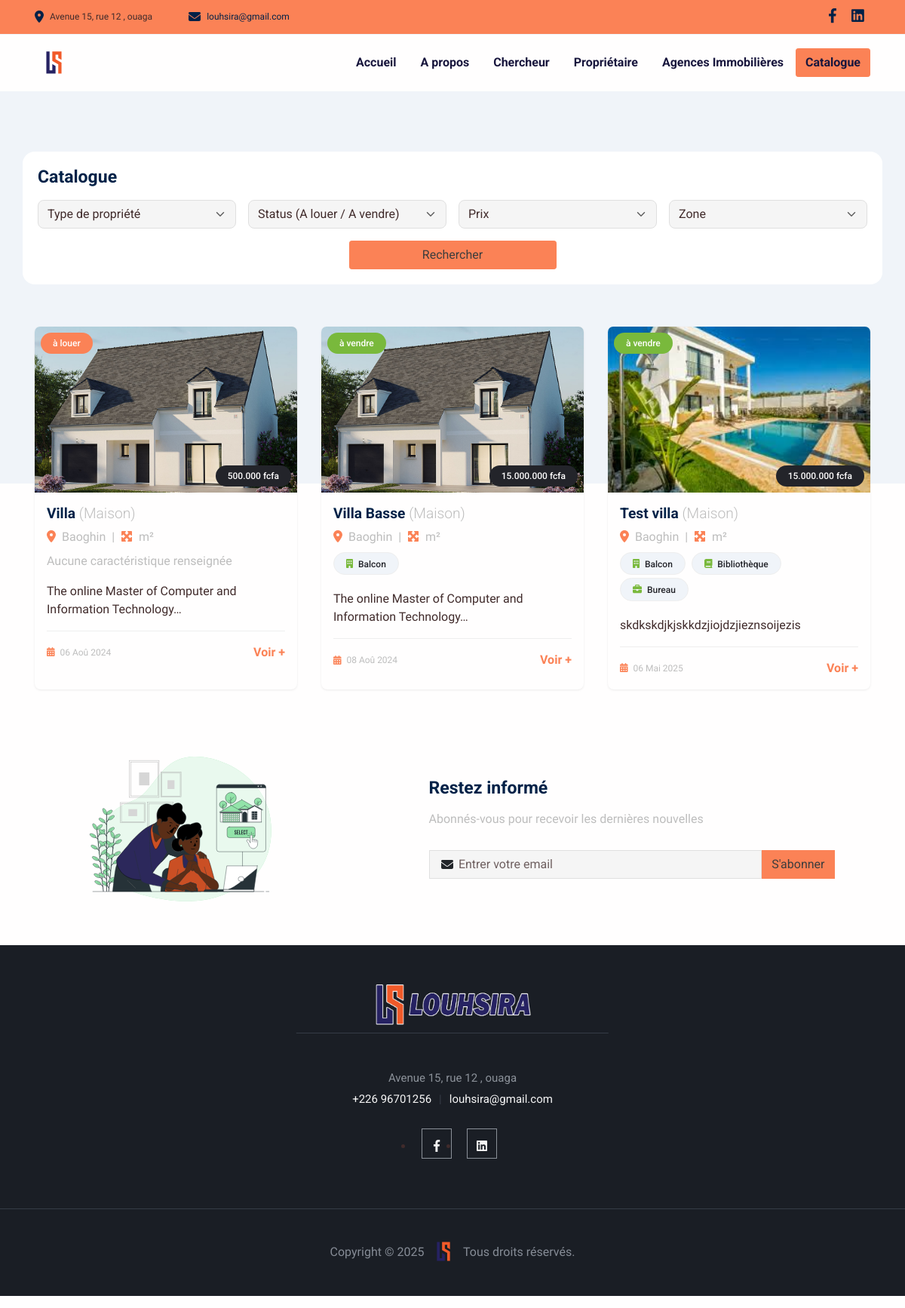
Page /catalogue on the committed database.
### app/models.py (models this page shows, shortened)
class Convention(models.Model):
    created_at = models.DateTimeField(auto_now=False, auto_now_add=True)
    update_at = models.DateTimeField(auto_now=True, auto_now_add=False)
    publish = models.BooleanField(default=False)
    class Meta:
        abstract = True

class configuration(Convention):
    name = models.CharField(max_length = 150, blank=True, null=True)
    vendor_title = models.CharField(max_length = 150, blank=True, null=True)
    location_title = models.CharField(max_length = 150, blank=True, null=True)
    about_title = models.CharField(max_length = 150, blank=True, null=True)
    why_choose_title = models.CharField(max_length = 150, blank=True, null=True)
    newsletter_title = models.CharField(max_length = 150, blank=True, null=True)
    louhsira_email = models.EmailField(max_length=254, blank=True, null=True, default="louhsira@gmail.com")
    louhsira_phone = models.CharField(max_length = 150, blank=True, null=True, default="+226 96701256")
    louhsira_address = models.CharField(max_length = 150, blank=True, null=True, default="Avenue 15, rue 12 , ouaga")
    newsletter_text = models.TextField()
    newsletter_picture = models.FileField(upload_to=LOGO_SITE_PATH, max_length = 100)
    copy_right = models.CharField(max_length = 150, blank=True, null=True)
    logo = models.FileField(upload_to=LOGO_SITE_PATH , max_length = 100, blank=True, null=True)
    logo2 = models.FileField(upload_to=LOGO_SITE_PATH , max_length = 100, blank=True, null=True)
    class Meta:
        verbose_name = "Configuration du site"
        verbose_name_plural = "Configuration du site"

class Social(Convention):
    name = models.CharField(max_length=150, blank=True, null=True)
    icon = models.CharField(max_length=150, blank=True, null=True)
    link = models.URLField(max_length = 200)
    class Meta:
        verbose_name = "Réseaux Social"
        verbose_name_plural = "Réseaux Sociaux"

### propriete/models.py (models this page shows, shortened)
class Proprietes(Convention):
    titre_annonce = models.CharField(max_length=220, blank=True, null=True)
    proprietaire = models.CharField(max_length=220, blank=True, null=True)
    proprietaire_contact = models.CharField(max_length=220, blank=True, null=True)
    type_propriete = models.ForeignKey(TypePropriete, on_delete=models.DO_NOTHING, related_name="type_propriete_related")
    prix_propriete = models.CharField(max_length=220, blank=True, null=True)
    adresse_propriete = models.CharField(max_length=220, blank=True, null=True)
    localite = models.ForeignKey(Localite, on_delete=models.DO_NOTHING, related_name="localite_propriete")
    annee_construction = models.DateField(auto_now=False, auto_now_add=False)
    nbre_chambre = models.IntegerField()
    nbre_salle_bain = models.IntegerField()
    description = HTMLField()
    status = models.CharField(max_length=15, choices=STATUS_CHOICES)
    caracteristique_speciale = models.ManyToManyField(CaracteristiqueMaison)
    pictures = models.ManyToManyField(Photo)
    @property
    def is_new(self):
        return self.created_at >= timezone.now() - timedelta(days=7)
    class Meta:
        verbose_name = 'Les Propriétés'
        verbose_name_plural = 'Les Propriétés'

class Photo(Convention):
    title = models.CharField(max_length=220, blank=True, null=True)
    picture = models.FileField(upload_to=PICTURE_PATH, max_length = 200, blank=True, null=True)
    class Meta:
        verbose_name = 'Photo des Proprietes'
        verbose_name_plural = 'Photo des Proprietes'

class TypePropriete(Convention):
    libele =  models.CharField(max_length=200, blank=True, null=True)
    description = models.TextField(blank=True, null=True)
    class Meta:
        verbose_name = "Type de Propriété"
        verbose_name_plural = "Type de Propriétés"
    def __str__(self):
        return self.libele

class Localite(Convention):
    name = models.CharField(max_length=150, blank=True, null=True)
    longitude =  models.CharField(max_length=150, blank=True, null=True)
    laltitude =  models.CharField(max_length=150, blank=True, null=True)
    class Meta:
        verbose_name = "Localité"
        verbose_name_plural = "Localités"
    def __str__(self):
        return self.name

class CaracteristiqueMaison(Convention):
    libele = models.CharField(max_length=220, blank=True, null=True)
    class Meta:
        verbose_name = "Caratéristiques des Maisons"
        verbose_name_plural = "Caratéristiques des Maisons"

### app/views.py (the view, shortened to what this page needs)
# urls.py: path('catalogue', catalogue, name="catalogue"),
def catalogue(request):
    get_all__properties = get_all_properties({'publish': True, })
    get_socials = get_social({'publish':True})
    get_configs = get_config({'publish':True})
    get_localites = get_localite({'publish':True})
    get_type_proprietes = get_all_type_propriete({'publish':True})
    template_name = "app/layout/catalogue.html"
    context = {
        'page': "LOUSHIRA | Catalogue",
        'get_socials': get_socials,
        'get_configs': get_configs,
        'get_all__properties': get_all__properties,
        'get_localites': get_localites,
        'get_type_proprietes': get_type_proprietes
    }
    return render(request, template_name, context)

### templates/app/layout/catalogue.html (shortened to what this page needs)
{% extends "app/base/base.html" %}
{% load static %}
{% load custom_tags %}
{% block content %}
      <section class="pb-11 pt-7 bg-600">
        <div class="container">
          <div class="row">
            <div class="col-12" style="background:#fff;border-radius: 1rem;padding:20px;">
              <h1 class="fs-2 mb-3 fw-bold">Catalogue</h1>
              <form method="get" action="/catalogue" class="row g-3">
                <div class="col-sm-6 col-md-3">
                  <select class="form-select" id="inputCategories" name="type_propriete">
                    <option selected="selected">Type de propriété</option>
                </select>
                </div>
                <div class="col-sm-6 col-md-3">
                  <select class="form-select" id="inputLevel" name="status">
                    <option selected="selected">Status (A louer / A vendre)</option>
                  </select>
                </div>
                <div class="col-sm-6 col-md-3">
                  <select class="form-select" id="inputLanguage" name="prix_propriete">
                    <option selected="selected">Prix</option>
                  </select>
                </div>
                <div class="col-sm-6 col-md-3">
                  <select class="form-select" id="inputInstructor" name="localite">
                    <option selected="selected">Zone </option>
                  </select>
                </div>
                <div class="col-12 z-index-2 d-flex justify-content-center">
                    <button class="btn btn-primary" type="submit" style="width:25%;">Rechercher</button>
                </div>
              </form>
            </div>
          </div>
        </div><br/>
      </section>
      <section class="pb-0" style="margin-top:-17rem">
        <div class="container">
          <div class="row">
                {% for house in get_all__properties %}
                <div class="col-md-4 mb-4">
                  <div class="card h-100 border-0 property-card">
                    <div class="position-relative">
                      <img src="{{ house.pictures.all.first.picture.url }}" class="card-img-top" alt="{{ house.titre_annonce }}" style="height:220px;object-fit: cover;object-position: center;">
                      {% if house.status == "à vendre" %}
                        <span class="badge bg-success position-absolute top-0 start-0 m-2  rounded-pill px-3 py-2" style="font-size: 0.75rem;">{{ house.status }}</span>
                      {% else %}
                        <span class="badge bg-warning position-absolute top-0 start-0 m-2  rounded-pill px-3 py-2" style="font-size: 0.75rem;">{{ house.status }}</span>
                      {% endif %}
                      <span class="badge bg-dark position-absolute bottom-0 end-0 m-2  rounded-pill px-3 py-2" style="font-size: 0.75rem;">
                        {{ house.prix_propriete }}
                      </span>
                    </div>
                    <div class="card-body">
                      <h5 class="card-title fw-bold mb-2">{{ house.titre_annonce }}  <span class="text-muted fw-light">({{house.type_propriete}})</span></h5>
                      <p class="mb-1 text-muted">
                        <i class="fa-solid fa-location-dot text-primary me-1"></i> {{ house.localite }}
                        &nbsp;|&nbsp;
                        <i class="fa-solid fa-maximize text-primary me-1"></i> {{ house.surface_habitable }} m²
                      </p>
                      <div class="mt-2">
                        {% for carac in house.caracteristique_speciale.all %}
                          <span class="badge bg-light text-dark border me-1 mb-1 rounded-pill px-3 py-2" style="font-size: 0.75rem;">
                            <i class="fa-solid {{ carac.libele|icone_caracteristique }} text-success me-1"></i> {{ carac.libele }}
                          </span>
                        {% empty %}
                          <span class="text-muted">Aucune caractéristique renseignée</span>
                        {% endfor %}
                      </div>
                      <p class="card-text mt-2">{{ house.description|truncatechars:60|safe }}</p>
                      <hr>
                      <div class="d-flex justify-content-between align-items-center">
                        <small class="text-muted">
                          <i class="fa-solid fa-calendar-days text-primary me-1"></i>
                          {{ house.created_at|date:"d M Y" }}
                        </small>
                        <a href="{% url 'home-detail-index' house.id %}" class="text-primary fw-bold text-decoration-none">
                          Voir +
                        </a>
                      </div>
                    </div>
                  </div>
                </div>
              {% endfor %}
          </div>
        </div>
        <j
      </section>
{% include "app/includes/_email_sub.html" %}
{% endblock %}

### templates/app/base/base.html (shortened to what this page needs)
{% load static %}
<!DOCTYPE html>
<html lang="en-US" dir="ltr">
  <head>
    <link href="{% static 'app/assets/css/select2-bootstrap-5-theme.min.css' %}" rel="stylesheet" />
    <link href="{% static 'app/assets/css/theme.css' %}" rel="stylesheet" />
    <link href="{% static 'app/assets/css/style.css' %}" rel="stylesheet" />
    <link href="{% static 'app/assets/css/slick.css' %}" rel="stylesheet" />
    <link href="{% static 'app/assets/css/slick-theme.css' %}" rel="stylesheet" />
<link rel="stylesheet" href="https://unpkg.com/vue-multiselect@2.1.6/dist/vue-multiselect.min.css">
  </head>
  <body>
    <main class="main" id="top">
<section class="bg-primary text-gray py-2 d-none d-sm-block border-bottom border-light">
  <div class="container">
    <div class="row align-items-center justify-content-between">
      <div class="col-lg-5 col-md-6 d-flex align-items-center gap-3">
        <div class="d-flex align-items-center">
          <i class="fas fa-map-marker-alt me-2 text-color"></i>
          <small>{{ get_configs.louhsira_address }}</small>
        </div>
        <div class="d-flex align-items-center">
          <i class="fas fa-envelope me-2 text-color"></i>
          <small><a href="mailto:{{ get_configs.louhsira_email }}" class="text-color text-decoration-none link">{{ get_configs.louhsira_email }}</a></small>
        </div>
      </div>
      <div class="col-lg-4 col-md-5 text-md-end mt-2 mt-md-0">
        <ul class="list-inline mb-0">
          {% for social in get_socials %}
            <li class="list-inline-item">
              <a href="{{ social.link }}" class="text-color fs-1 me-2 link" target="_blank">
                <i class="{{ social.icon }}"></i>
              </a>
            </li>
          {% endfor %}
        </ul>
      </div>
    </div>
  </div>
</section>
      <nav class="navbar navbar-expand-lg navbar-light sticky-top py-3 d-block" data-navbar-on-scroll="data-navbar-on-scroll">
        <div class="container"><a class="navbar-brand" href="{% url 'welcome' %}"><img src="{{get_configs.logo.url}}" width="51" alt="" /></a>
          <div class="collapse navbar-collapse border-top border-lg-0 mt-4 mt-lg-0" id="navbarSupportedContent">
            <ul class="navbar-nav ms-auto pt-2 pt-lg-0 font-base">
              <li class="nav-item px-2"><a class="nav-link active fw-bold" style="color:#18163d" aria-current="page" href="{% url 'welcome' %}">Accueil</a></li>
              <li class="nav-item px-2"><a class="nav-link fw-bold" style="color:#18163d" aria-current="page" href="{% url 'about' %}">A propos</a></li>
              <li class="nav-item px-2"><a class="nav-link fw-bold" style="color:#18163d" aria-current="page" href="{% url 'home-searcher' %}">Chercheur</a></li>
              <li class="nav-item px-2"><a class="nav-link fw-bold" style="color:#18163d" aria-current="page" href="{% url 'owner-page' %}">Propriétaire</a></li>
              <li class="nav-item px-2"><a class="nav-link fw-bold" style="color:#18163d" aria-current="page" href="{% url 'agence' %}">Agences Immobilières</a></li>
            </ul><a class="btn btn-primary order-1 order-lg-0 fw-bold" style="color:#18163d" href="{% url 'catalogue' %}">Catalogue</a>
          </div>
        </div>
      </nav>
    {% block content %}
    {% endblock content %}
    </main>
    <section class="contact-area" id="contact" style="background: #1A1E25;padding:50px;">
      <div class="container">
          <div class="row">
              <div class="col-lg-6 offset-lg-3">
                  <div class="contact-content text-center">
                      <a class="text-decoration-none" href="{% url 'welcome' %}"><img src="{{get_configs.logo2.url}}" height="51"  alt="" /></a>
                      <h6>{{get_configs.louhsira_address}}</h6>
                      <h6 class="text-light text-200" >{{get_configs.louhsira_phone}}<span>|</span><a class="text-light text-200" href="mailto:{{get_configs.louhsira_email}}">{{get_configs.louhsira_email}}</a></h6>
                      <div class="contact-social">
                          <ul>
                              {% for socials in get_socials %}
                                  <li class="lh-lg"><a class="text-200" href="{{socials.link}}"><i class="{{socials.icon}}"></i></a></li>
                              {% endfor %}
                          </ul>
                      </div>
                  </div>
              </div>
          </div>
      </div>
  </section>
  <footer>
      <p>Copyright &copy; 2025 <a class="text-decoration-none" href="{% url 'welcome' %}"><img src="{{get_configs.logo.url}}" height="51"  alt="" /></a> Tous droits réservés.</p>
  </footer>
    <link href="{% static 'app/assets/css/multiple.css' %}" rel="stylesheet" />
  <link rel="stylesheet" href="https://unpkg.com/vue-multiselect@2.1.0/dist/vue-multiselect.min.css">
  <link href="https://cdn.jsdelivr.net/npm/tom-select@2.4.1/dist/css/tom-select.css" rel="stylesheet">
  </body>
</html>

### templates/app/includes/_email_sub.html
<section class="py-5" id="news_letter">
  <div class="container">
    <div class="row align-items-center justify-content-center">
      <div class="col-md-6 col-lg-5 mb-4 mb-md-0 text-center text-md-start">
        <img src="{{ get_configs.newsletter_picture.url }}" alt="Illustration newsletter" class="img-fluid" style="max-width: 300px;">
      </div>
      <div class="col-md-6 col-lg-6">
        <h4 class="fw-bold mb-3">Restez informé</h4>
        <p class="text-muted mb-4">{{ get_configs.newsletter_text }}</p>
        <form class="row g-0 align-items-center">
          <div class="col">
            <div class="input-group-icon">
              <input class="form-control form-little-squirrel-control" type="email" placeholder="Entrer votre email " aria-label="email" v-model="email" /><i class="fas fa-envelope input-box-icon"></i>
            </div>
          </div>
          <div class="col-auto">
            <button class="btn btn-primary rounded-0" type="submit" @click.prevent="sendNewLettrData()">S'abonner</button>
          </div>
        </form>
      </div>
    </div>
  </div>
</section>

### rows in the picture
configuration: louhsira_address "Avenue 15, rue 12 , ouaga", louhsira_email "louhsira@gmail.com", logo (picture), newsletter_picture (picture), newsletter_text "Abonnés-vous pour recevoir les dernières nouvelles", logo2 (picture), louhsira_phone "+226 96701256"
Proprietes: pictures.all.first.picture (picture), status "à louer", prix_propriete "500.000 fcfa", titre_annonce "Villa", type_propriete "Maison", localite "Baoghin", description "The online Master of Computer and Information Technology…", created_at "06 Aoû 2024"
Proprietes: pictures.all.first.picture (picture), status "à vendre", prix_propriete "15.000.000 fcfa", titre_annonce "Villa Basse", type_propriete "Maison", localite "Baoghin", description "The online Master of Computer and Information Technology…", created_at "08 Aoû 2024"
CaracteristiqueMaison: libele "Balcon"
Proprietes: pictures.all.first.picture (picture), status "à vendre", prix_propriete "15.000.000 fcfa", titre_annonce "Test villa", type_propriete "Maison", localite "Baoghin", description "skdkskdjkjskkdzjiojdzjieznsoijezis", created_at "06 Mai 2025"
CaracteristiqueMaison: libele "Bibliothèque"
CaracteristiqueMaison: libele "Bureau"
